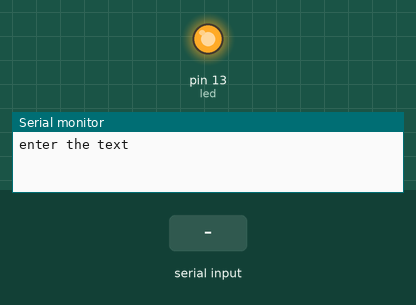
Simulated run of this sketch. Board: Arduino Uno, built with avr-gcc and run on an emulated ATmega328P. Shown: output pins drawn as LEDs (lit = HIGH), the last lines printed to the serial monitor. Dashed ring = blinking. Inputs (shaded band) come from the test bench.

Above: at 1.2 s.
1.3 s: "1" received over Serial
At 3.6 s:
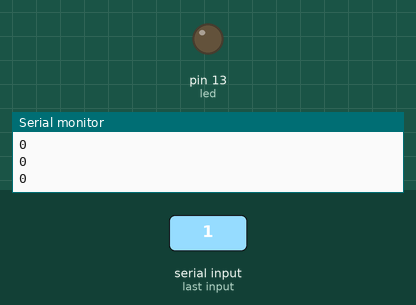
4.3 s: "0" received over Serial
At 7.0 s:
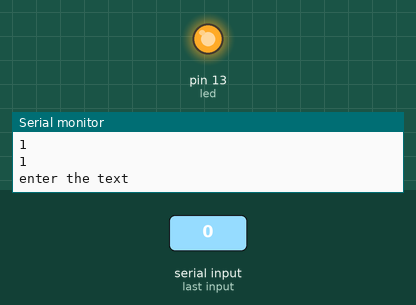
7.3 s: "2" received over Serial
At 8.94 s:
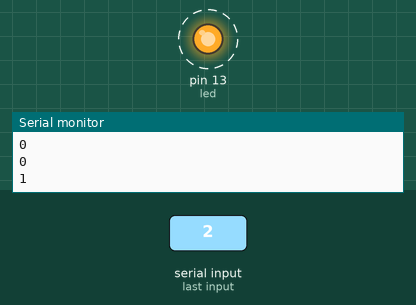
Timing chart, 0 to 11.1 s (numbered marks = the images above; inputs shaded):
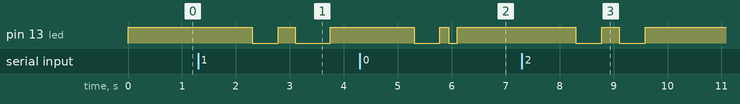

Measured:
- after the input at 1.3 s, pin 13 (led): HIGH → LOW after 1.0 s, → HIGH 0.48 s later, → LOW 0.32 s later, → HIGH 0.64 s later
- after the input at 4.3 s, pin 13 (led): HIGH → LOW after 1.0 s, → HIGH 0.48 s later, → LOW 0.16 s later, → HIGH 0.16 s later
- after the input at 7.3 s, pin 13 (led): alternates HIGH for 0.32 s and LOW for 0.48 s, 4 changes in all, then stays HIGH, starting after 1.0 s

The sketch:

transmitter.ino
```cpp
String input;  //text to be sent
char binary[1000]; // binary value of the text
double  integervalue;// integervalue value of the text
int i,j,bittime,led; //bittime is the time of bit  , led is the pin to which led is connected
double p;
//takes user input and coverts to binary
void texttobinary()
{
  Serial.println("enter the text");
  while(1)
  {
    input =Serial.readString();
    if(input.length()>0)
    {
      break;
    }
  }

  Serial.print("input is");
  Serial.println( input);

  if(input[0]=='\0')
  {
    Serial.println("empty");
    loop();
  }
  for(i=0;i<input.length();i++)
  {
    integervalue=input[i];
    for(j=0;j<8;j++)
    {
      p=pow(2,7-j);
      if(integervalue>p)
      {
        strcat(binary,"1");
        integervalue=integervalue-p;
      }
      else{
        strcat(binary,"0");
      }
    }
  }
Serial.println(binary);
}
//revives binary data and sends data through light

void senddata()
{
  int bi;
  int siz=strlen(binary)/8;
  Serial.println (siz);
  for(i=0;i<siz;i++)
  {
      digitalWrite(led,LOW); //start signal
  delay(bittime);
    for(int j=0;j<8;j++)
    {
      bi=i*8+j;
    Serial.println(binary[bi]);
    if(binary[bi]==NULL)
    {
      break;
    }
    else if(binary[bi]=='1')
    {
      digitalWrite(led,HIGH);
    }
    else
    {
      digitalWrite(led,LOW);
    }
    delay(bittime);
  }
  digitalWrite(led,HIGH);
  delay(bittime);
  }
  memset(binary,0,sizeof(binary));
}


void setup() {
  led=13;
  bittime=160;
  Serial.begin(9600);
  pinMode(led,OUTPUT);
  //Serial.setTimeout(5000);
    if(Serial.available()!=0)
  {
    Serial.println("enter the text");
  }

}

void loop() {
  digitalWrite(led,HIGH);
  texttobinary();
  senddata();

  }
```
